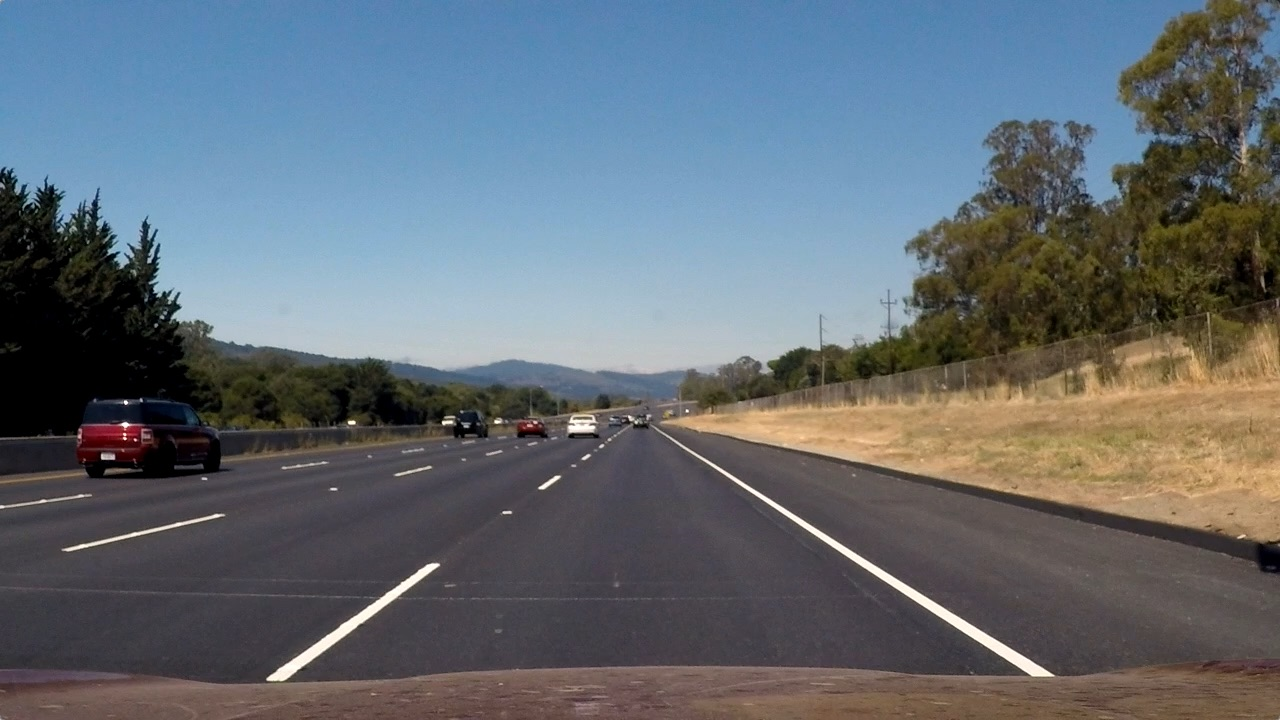
#> input picture straight_lines2.jpg, 1280 x 720 px, found by its file name
$ jupyter execute --allow-errors lanefind.ipynb   (shell and % lines are left out)   (older library calls are emulated)
#> lines starting #> are read from the running program, lines starting #| are printed output that depends on the picture; after the words box and inside, x2 and y2 are one past the last pixel; in counts of white or black regions, pixels touching at a corner belong together
## Advanced Lane Finding Project

The goals / steps of this project are the following:

* Compute the camera calibration matrix and distortion coefficients given a set of chessboard images.
* Apply a distortion correction to raw images.
* Use color transforms, gradients, etc., to create a thresholded binary image.
* Apply a perspective transform to rectify binary image ("birds-eye view").
* Detect lane pixels and fit to find the lane boundary.
* Determine the curvature of the lane and vehicle position with respect to center.
* Warp the detected lane boundaries back onto the original image.
* Output visual display of the lane boundaries and numerical estimation of lane curvature and vehicle position.

---
## First, I'll compute the camera calibration using chessboard images

[cell 1]
# import matplotlib
# matplotlib.use('Qt5Agg')
import numpy as np
import glob
import cv2
import matplotlib.pyplot as plt
import matplotlib.image as mpimg
from IPython import display
import time
from numpy.linalg import inv

# prepare object points, like (0,0,0), (1,0,0), (2,0,0) ....,(6,5,0)
objp = np.zeros((6*9,3), np.float32)
objp[:,:2] = np.mgrid[0:9,0:6].T.reshape(-1,2)

# Arrays to store object points and image points from all the images.
objpoints = [] # 3d points in real world space
imgpoints = [] # 2d points in image plane.

# Make a list of calibration images
images = glob.glob('../camera_cal/calibration*.jpg')

# Step through the list and search for chessboard corners
for fname in images:
    img = cv2.imread(fname)
    gray = cv2.cvtColor(img,cv2.COLOR_BGR2GRAY)

    # Find the chessboard corners
    ret, corners = cv2.findChessboardCorners(gray, (9,6), None)

    # If found, add object points, image points
    if ret == True:
        objpoints.append(objp)
        imgpoints.append(corners)

        # Draw and display the corners
        img = cv2.drawChessboardCorners(img, (9,6), corners, ret)
        plt.imshow(img)

        # Show all images
#         display.display(plt.gcf())
#         display.clear_output(wait=True)
#         time.sleep(1.0) # wait one second

## All corners were successfully detected on the chessboard images, we then use these points to calibrate the camera. And the proof of an undistorted image is shown below

[cell 2]
img1 = cv2.imread('../camera_cal/calibration2.jpg')
#> (the rest of this cell did not finish here and is left out)

## Confirm the undistortion works as expected

[cell 3]
# Define a function that takes an image, number of x and y points,
# camera matrix and distortion coefficients
# [33 lines left out: function corners_unwarp, not called in this run]

[cell 4]
nx = 9
ny = 6
img = cv2.imread('../camera_cal/calibration12.jpg')
#> (the rest of this cell did not finish here and is left out)

## We then apply the calibration and undistort the car camera images, and transform perspective

[cell 5]
def pipeline (image):
    x=image.shape[1]
    y=image.shape[0]

    # window settings
    window_width = 50
    window_height = 80 # Break image into 9 vertical layers since image height is 720
    margin = 100 # How much to slide left and right for searching

    gradx = abs_sobel_thresh(image, orient='x', sobel_kernel=3, thresh=(20, 100))
    grady = abs_sobel_thresh(image, orient='y', sobel_kernel=3, thresh=(20, 100))
    mag_binary = mag_thresh(image, sobel_kernel=15, mag_thresh=(30, 100))
    dir_binary = dir_threshold(image, sobel_kernel=15, thresh=(.7, 1.3))
    hls_binary = hls_select(image, thresh=(90, 255))
    combined = np.zeros_like(dir_binary)
#     combined[((gradx == 1) & (grady == 1)) | ((mag_binary == 1) & (dir_binary == 1) & (hls_binary == 1))] = 1
    combined[((gradx == 1) & (grady == 1)) | ((mag_binary == 1) & (dir_binary == 1))] = 1
    vertices = np.array([[(0,y*.9),(0.49*x, 0.5*y), (0.51*x, 0.5*y), (x,y*.9)]], dtype=np.int32)
#     vertices = np.array([[(0,y*.9),(0.49*x, y/1.6), (0.51*x, y/1.6), (x,y*.9)]], dtype=np.int32)
    masked = region_of_interest(combined, vertices)
    warped, M = unwarp(masked)
# [34 lines of commented-out code are left out]
    result = find_lane_lines(warped, image, M)
    return result

[cell 6]
# Define a function that takes an image, gradient orientation,
# and threshold min / max values.
def abs_sobel_thresh(img, orient='x', sobel_kernel=3, thresh=(0, 255)):
    # Convert to grayscale
    gray = cv2.cvtColor(img, cv2.COLOR_RGB2GRAY)
    # Apply x or y gradient with the OpenCV Sobel() function
    # and take the absolute value
    if orient == 'x':
        abs_sobel = np.absolute(cv2.Sobel(gray, cv2.CV_64F, 1, 0))
    if orient == 'y':
        abs_sobel = np.absolute(cv2.Sobel(gray, cv2.CV_64F, 0, 1))
    # Rescale back to 8 bit integer
    scaled_sobel = np.uint8(255*abs_sobel/np.max(abs_sobel))
    # Create a copy and apply the threshold
    binary_output = np.zeros_like(scaled_sobel)
    # Here I'm using inclusive (>=, <=) thresholds, but exclusive is ok too
    binary_output[(scaled_sobel >= thresh[0]) & (scaled_sobel <= thresh[1])] = 1

    # Return the result
    return binary_output

# Define a function to return the magnitude of the gradient
# for a given sobel kernel size and threshold values
def mag_thresh(img, sobel_kernel=3, mag_thresh=(0, 255)):
    # Convert to grayscale
    gray = cv2.cvtColor(img, cv2.COLOR_RGB2GRAY)
    # Convert to HLS
    hls = cv2.cvtColor(img, cv2.COLOR_RGB2HLS).astype(np.float)
    l_channel = hls[:,:,1]
    s_channel = hls[:,:,2]

    # Take both Sobel x and y gradients
    sobelx = cv2.Sobel(s_channel, cv2.CV_64F, 1, 0, ksize=sobel_kernel)
    sobely = cv2.Sobel(s_channel, cv2.CV_64F, 0, 1, ksize=sobel_kernel)
    # Calculate the gradient magnitude
    gradmag = np.sqrt(sobelx**2 + sobely**2)
    # Rescale to 8 bit
    scale_factor = np.max(gradmag)/255
    gradmag = (gradmag/scale_factor).astype(np.uint8)
    # Create a binary image of ones where threshold is met, zeros otherwise
    binary_output = np.zeros_like(gradmag)
    binary_output[(gradmag >= mag_thresh[0]) & (gradmag <= mag_thresh[1])] = 1

    # Return the binary image
    return binary_output

# Define a function to threshold an image for a given range and Sobel kernel
def dir_threshold(img, sobel_kernel=3, thresh=(0, np.pi/2)):
    # Grayscale
    gray = cv2.cvtColor(img, cv2.COLOR_RGB2GRAY)
    # Convert to HLS
    hls = cv2.cvtColor(img, cv2.COLOR_RGB2HLS).astype(np.float)
    l_channel = hls[:,:,1]
    s_channel = hls[:,:,2]

    # Calculate the x and y gradients
    sobelx = cv2.Sobel(s_channel, cv2.CV_64F, 1, 0, ksize=sobel_kernel)
    sobely = cv2.Sobel(s_channel, cv2.CV_64F, 0, 1, ksize=sobel_kernel)
    # Take the absolute value of the gradient direction,
    # apply a threshold, and create a binary image result
    absgraddir = np.arctan2(np.absolute(sobely), np.absolute(sobelx))
    binary_output =  np.zeros_like(absgraddir)
    binary_output[(absgraddir >= thresh[0]) & (absgraddir <= thresh[1])] = 1

    # Return the binary image
    return binary_output

# Define a function that thresholds the S-channel of HLS
def hls_select(img, thresh=(0, 255)):
    hls = cv2.cvtColor(img, cv2.COLOR_RGB2HLS)
    s_channel = hls[:,:,2]
    binary_output = np.zeros_like(s_channel)
    binary_output[(s_channel > thresh[0]) & (s_channel <= thresh[1])] = 1
    return binary_output

# Mask region of interest
def region_of_interest(img, vertices):
    """
    Applies an image mask.

    Only keeps the region of the image defined by the polygon
    formed from `vertices`. The rest of the image is set to black.
    """
    #defining a blank mask to start with
    mask = np.zeros_like(img)

    #defining a 3 channel or 1 channel color to fill the mask with depending on the input image
    if len(img.shape) > 2:
        channel_count = img.shape[2]  # i.e. 3 or 4 depending on your image
        ignore_mask_color = (255,) * channel_count
    else:
        ignore_mask_color = 255

    #filling pixels inside the polygon defined by "vertices" with the fill color
    cv2.fillPoly(mask, vertices, ignore_mask_color)

    #returning the image only where mask pixels are nonzero
    masked_image = cv2.bitwise_and(img, mask)
    return masked_image

# Define a function that takes an image, number of x and y points,
# camera matrix and distortion coefficients
def unwarp(img):
    nx = 4
    ny = 4
    x = img.shape[1]
    y = img.shape[0]
    # Use the OpenCV undistort() function to remove distortion
    undist = cv2.undistort(img, mtx, dist, None, mtx)

    # Convert undistorted image to grayscale
    # gray = cv2.cvtColor(undist, cv2.COLOR_BGR2GRAY)
    img_size = (gray.shape[1], gray.shape[0])

    # For source points I'm grabbing the outer four detected corners
#     src = np.float32([(415,650),(1000, 650), (735, 480), (580, 480)])
#     src = np.float32([(415,650),(1000, 650), (700, 460), (560, 460)])
    src = np.float32([(415,650),(1000, 650), (690, 450), (608, 450)])
    # For destination points, I'm arbitrarily choosing some points to be
    # a nice fit for displaying our warped result
    # again, not exact, but close enough for our purposes
    dst = np.float32([[300, 700], [1000, 700], [1000, 0], [300, 0]])
    # Given src and dst points, calculate the perspective transform matrix
    M = cv2.getPerspectiveTransform(src, dst)
    # Warp the image using OpenCV warpPerspective()
    warped = cv2.warpPerspective(undist, M, img_size)
    binary_output = np.zeros_like(warped)
    binary_output[warped>0] = 1
    # Return the resulting image and matrix
    return binary_output, M

# [245 lines left out: functions window_mask, find_window_centroids, find_lane_lines, find_curature, plot_curvature, not called in this run]

[cell 7]
img = cv2.imread('../test_images/straight_lines2.jpg')
#> img is the input picture: shape (720, 1280, 3); mean B, G, R 115.1, 107.7, 99.4
# img = cv2.imread('../test_images/test5.jpg')
#> (the rest of this cell did not finish here and is left out)

#> in pipeline, `gradx = abs_sobel_thresh(image, orient='x', sobel_kernel=3, thresh=(20..`:
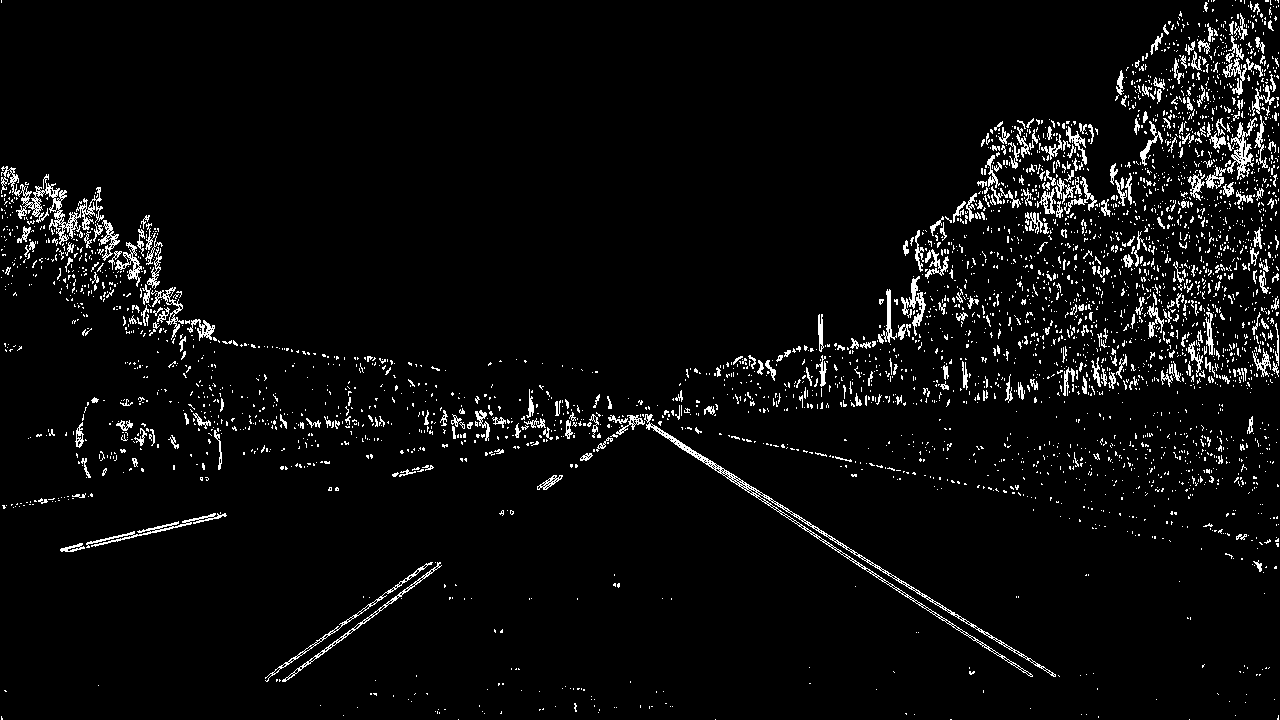
#> gradx: shape (720, 1280); values 0 (black) and 1 (white), 4.4% white in thin lines or dots
#> in pipeline, `grady = abs_sobel_thresh(image, orient='y', sobel_kernel=3, thresh=(20..`: grady: shape (720, 1280); values 0 (black) and 1 (white), 6.6% white in thin lines or dots
#> in mag_thresh, `gradmag = np.sqrt(sobelx**2 + sobely**2)`:
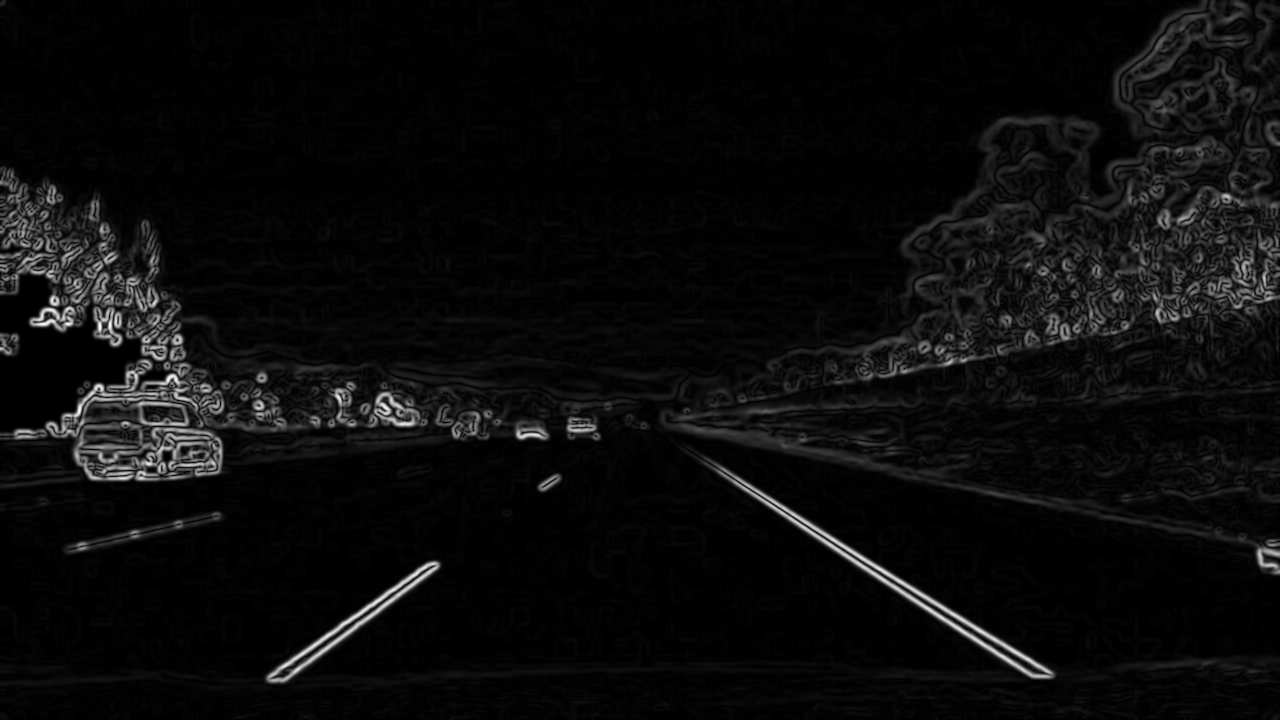
#> gradmag: shape (720, 1280) float64; min 0, max 7.22e+09, mean 340331419.2; drawn with min black and max white
#> in mag_thresh, `scale_factor = np.max(gradmag)/255`: scale_factor = 28316381.6
#> in pipeline, `mag_binary = mag_thresh(image, sobel_kernel=15, mag_thresh=(30, 100))`: mag_binary: shape (720, 1280); values 0 (black) and 1 (white), 8.6% white; 423 white regions (239 under 20 px), largest, box (x1, y1, x2, y2) and area: (0, 180, 324, 482) 19866, (995, 136, 1280, 346) 19406, (815, 274, 1043, 385) 5529
#> in pipeline, `dir_binary = dir_threshold(image, sobel_kernel=15, thresh=(.7, 1.3))`:
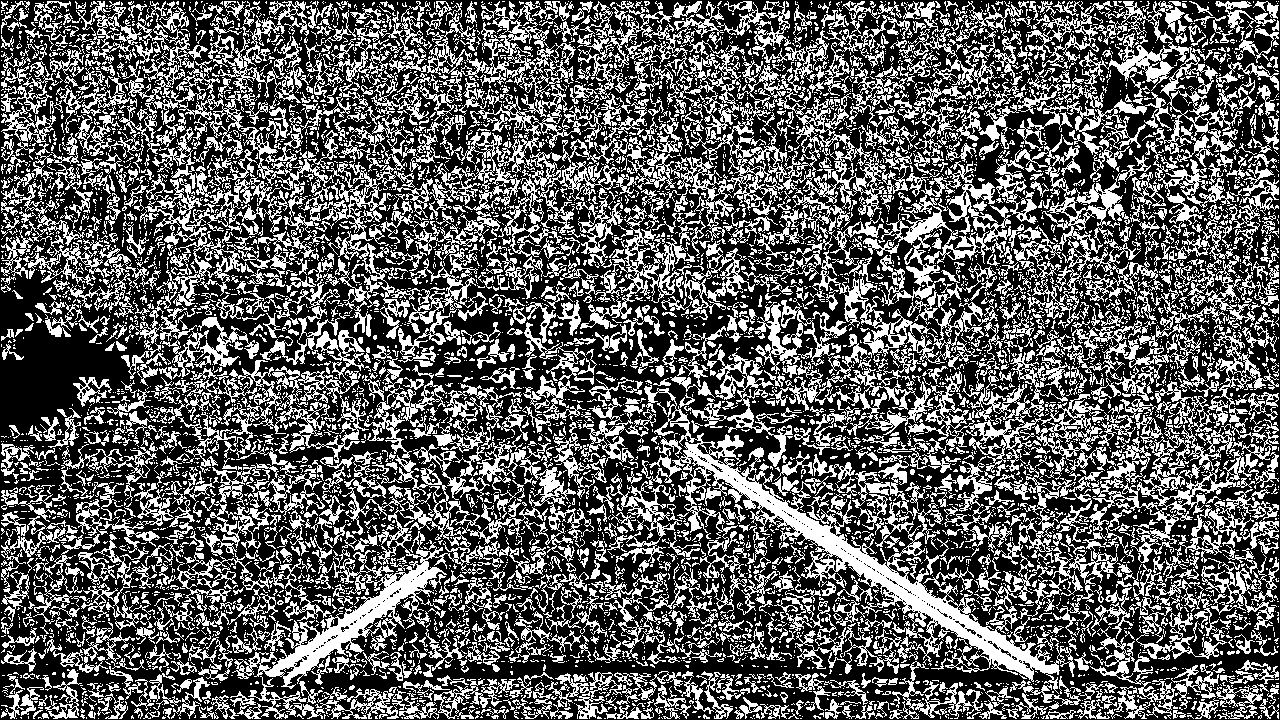
#> dir_binary: shape (720, 1280) float64; values 0 (black) and 1 (white), 37.2% white in thin lines or dots
#> in hls_select, `hls = cv2.cvtColor(img, cv2.COLOR_RGB2HLS)`: hls: shape (720, 1280, 3); mean of channels 0, 1, 2 77.5, 107, 62.5
#> in pipeline, `hls_binary = hls_select(image, thresh=(90, 255))`: hls_binary: shape (720, 1280); values 0 (black) and 1 (white), 37.9% white; 1336 white regions (1139 under 20 px), largest, box (x1, y1, x2, y2) and area: (0, 0, 1164, 292) 259355, (828, 149, 1280, 381) 30703, (676, 387, 1062, 474) 11659
#> in region_of_interest, `cv2.fillPoly(mask, vertices, ignore_mask_color)`: mask: shape (720, 1280) float64; 20.5% white; 1 white region, box (x1, y1, x2, y2) and area: (0, 360, 1280, 649) 189056
#> in region_of_interest, `masked_image = cv2.bitwise_and(img, mask)`:
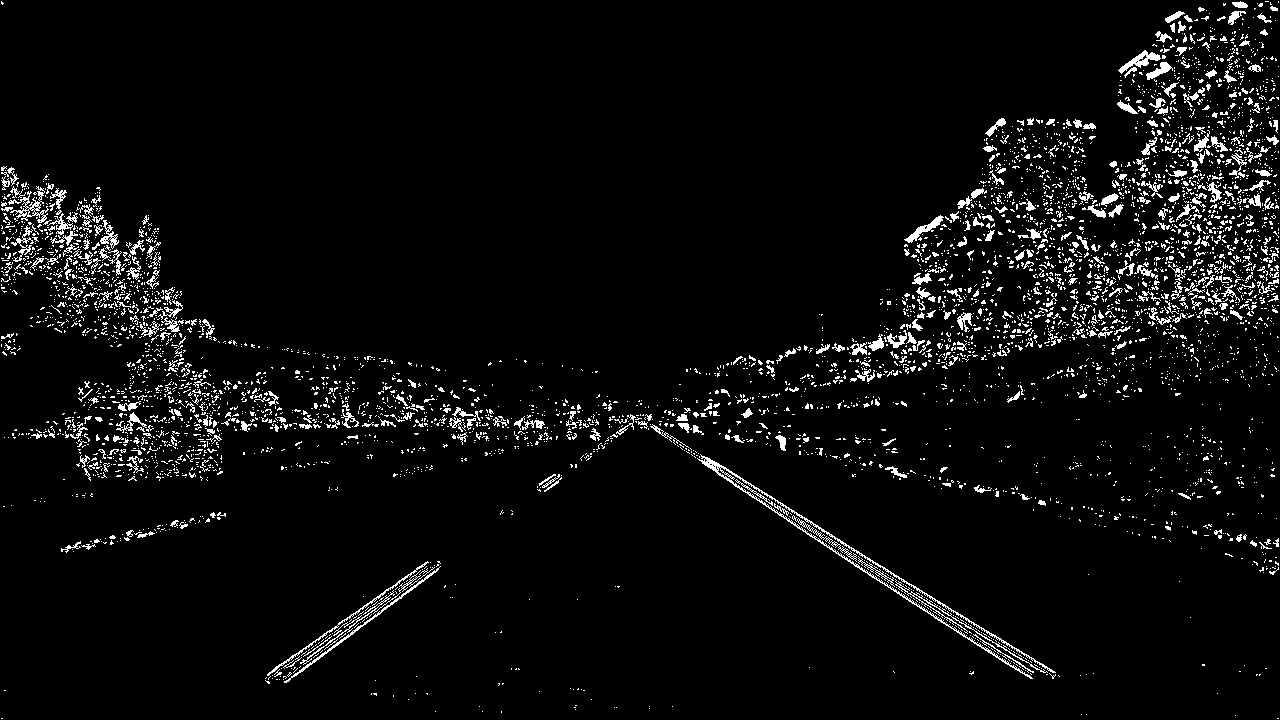
#> img: shape (720, 1280) float64; values 0 (black) and 1 (white), 4.7% white in thin lines or dots

# Plot the result
f, (ax1, ax2) = plt.subplots(1, 2, figsize=(24, 9))
f.tight_layout()

ax1.imshow(cv2.cvtColor(img, cv2.COLOR_BGR2RGB))
ax1.set_title('Original Image', fontsize=40)

ax2.imshow(cv2.cvtColor(warped, cv2.COLOR_BGR2RGB))
ax2.set_title('Pipeline Result', fontsize=40)
plt.subplots_adjust(left=0., right=1, top=0.9, bottom=0.)

$ run again, with pipeline.png saved as straight_lines2.jpg
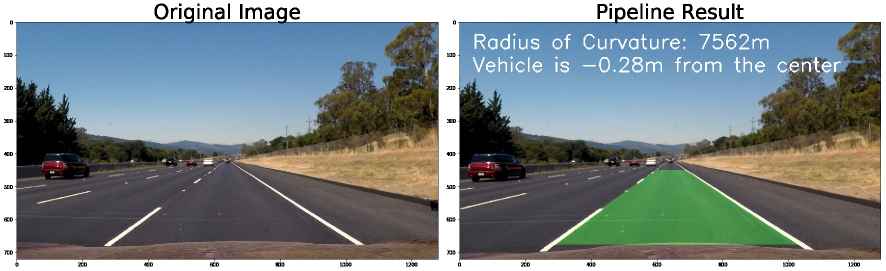
#> input picture pipeline.png, 1771 x 542 px, found by its file name (shown at 1/2 size)
#> img is the input picture: shape (542, 1771, 3); mean B, G, R 136.3, 133.8, 124
#> in pipeline, `gradx = abs_sobel_thresh(image, orient='x', sobel_kernel=3, thresh=(20..`:
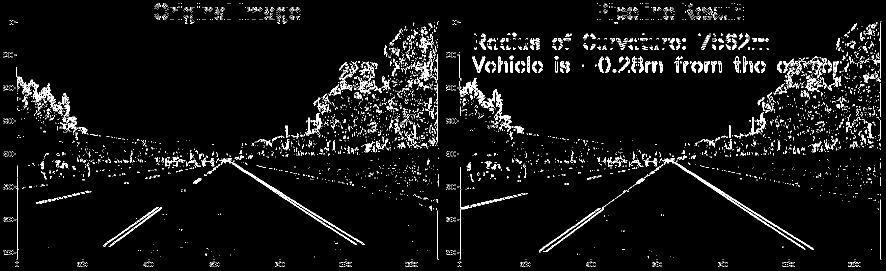
#> gradx: shape (542, 1771) (shown at 1/2 size); values 0 (black) and 1 (white), 4.7% white in thin lines or dots
#> grady: shape (542, 1771); values 0 (black) and 1 (white), 6.9% white in thin lines or dots
#> scale_factor = 27385856.2
#> mag_binary: shape (542, 1771); values 0 (black) and 1 (white), 15% white; 544 white regions (311 under 20 px), largest, box (x1, y1, x2, y2) and area: (27, 27, 884, 533) 47829, (908, 119, 1771, 532) 26393, (908, 28, 1771, 367) 25470
#> dir_binary: shape (542, 1771) float64; values 0 (black) and 1 (white), 33.8% white in thin lines or dots
#> hls_binary: shape (542, 1771); values 0 (black) and 1 (white), 33.4% white; 2083 white regions (1824 under 20 px), largest, box (x1, y1, x2, y2) and area: (31, 31, 874, 234) 116772, (921, 46, 1705, 234) 102769, (911, 148, 1771, 528) 22576
#> mask: shape (542, 1771) float64; 20.5% white; 1 white region, box (x1, y1, x2, y2) and area: (0, 271, 1771, 488) 196819
#> in region_of_interest, `masked_image = cv2.bitwise_and(img, mask)`:
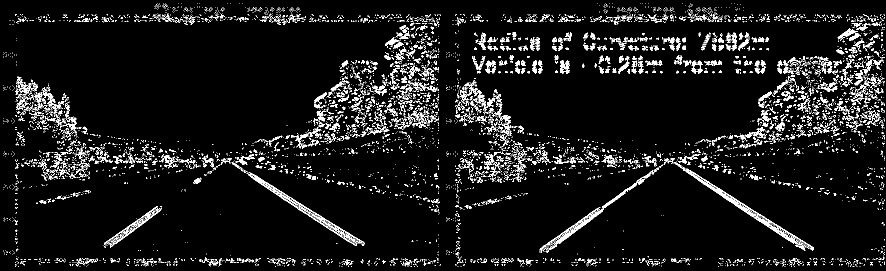
#> img: shape (542, 1771) float64 (shown at 1/2 size); values 0 (black) and 1 (white), 6.8% white in thin lines or dots
